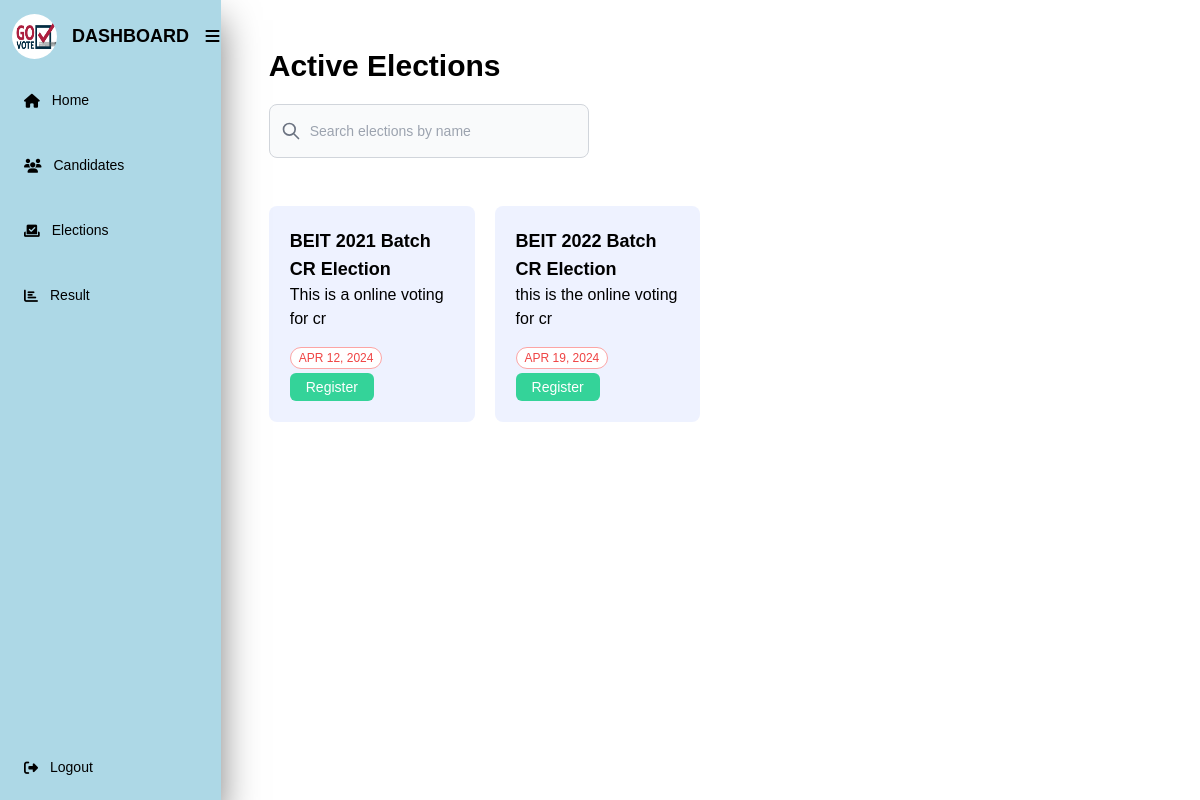
/elections/ (signed in), run on an earlier commit of the app's database.
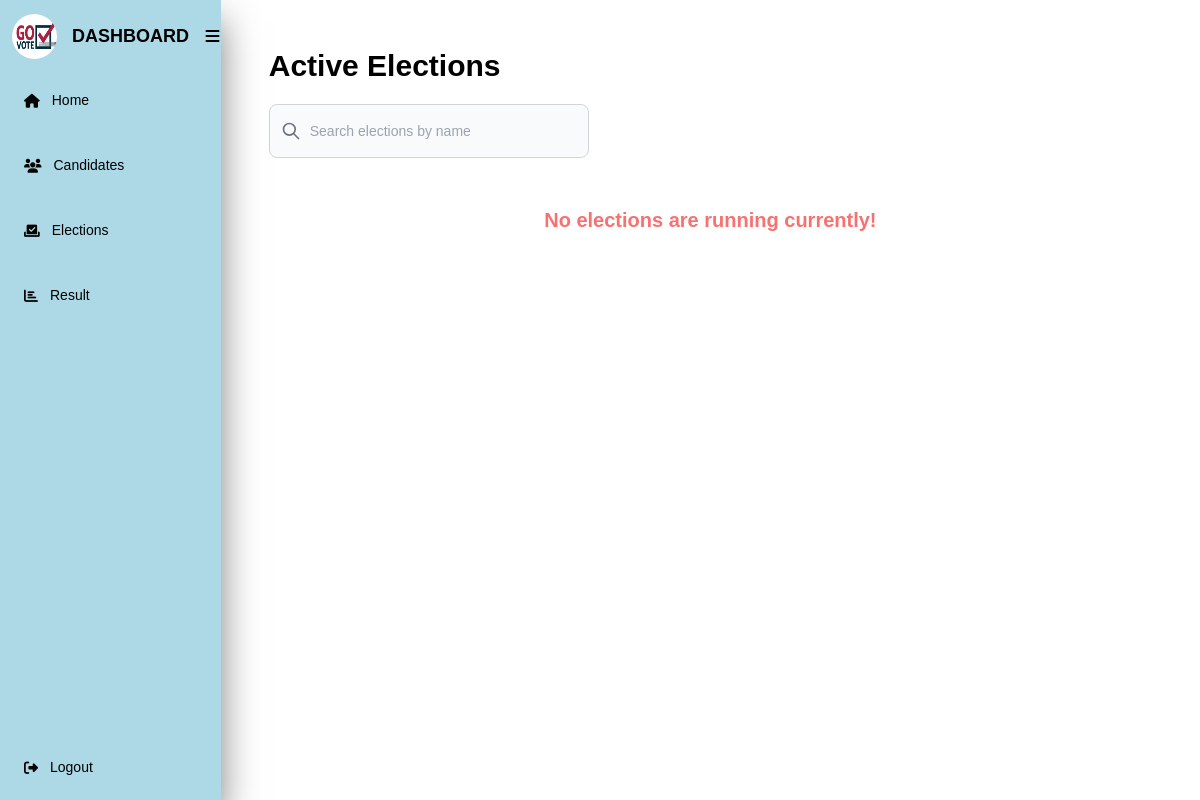
And on a later commit of the database.
### polls/models.py (models this page shows)
class Election(models.Model):
    name = models.CharField(max_length=200)
    description = models.TextField()
    start_date = models.DateTimeField()
    end_date = models.DateTimeField()
    created_at = models.DateTimeField(auto_now_add=True)
    updated_at = models.DateTimeField(auto_now=True)

### polls/views.py (the view)
# urls.py: path('elections/', views.elections, name='elections'),
@login_required(login_url='/login/')
def elections(request):
    elections = Election.objects.all().annotate(
        candidates_count=Count('candidates'),
        voters_count=Count('voters'),
        votes_count=Count('votes'),
        is_voted=Count('votes', filter=Q(votes__voter=request.user)),
        is_allowed_to_vote=Count(
            'voters', filter=Q(voters__voter=request.user)),
        is_candidate=Count('candidates', filter=Q(
            candidates__candidate=request.user)),
        is_election_admin=Count('admins', filter=Q(admins__admin=request.user))
    ).filter(
        Q(start_date__lte=timezone.now()) & Q(end_date__gte=timezone.now())
    )
    current_user = request.user
    return render(request, 'elections.html', {
        'elections': elections,
        'user': current_user
    })

### polls/templates/elections.html (shortened to what the changed rows need)
{% load static %}
<!DOCTYPE html>
<html lang="en">
<head>
    <link rel="stylesheet" href="{% static 'css/dashboard.css' %}" />
    <link rel="stylesheet" href="https://cdnjs.cloudflare.com/ajax/libs/font-awesome/5.15.4/css/all.min.css" />
    <link rel="stylesheet" href="https://cdnjs.cloudflare.com/ajax/libs/tailwindcss/2.2.19/tailwind.min.css" />
</head>
<body>
    <div class="flex">
        <div class="flex flex-col h-screen w-full bg-white px-12 py-12">
            <h1 class="capitalize col-span-12 text-left mb-5 text-3xl font-bold">
                Active Elections
              </h1>
              <form class="col-span-12 md:col-span-6">
                <div class="relative">
                </div>
              </form>
              {% if elections|length == 0 %}
              <h2
                class="col-span-12 h-full text-center text-red-400 text-xl font-bold my-12"
              >
                No elections are running currently!
              </h2>
              {% else %}
              <div class="col-span-12 grid grid-cols-12 gap-5 mt-12">
                {% for election in elections %}
                <div
                  class="col-span-12 md:col-span-4 lg:col-span-3 sm:flex bg-indigo-50 rounded-lg p-5 gap-5 h-full border border-transparent cursor-pointer hover:shadow-lg hover:border-indigo-300"
                >
                  <div class="text-left mt-3 sm:mt-0">
                    <h2 class="text-lg font-semibold">
                      {{ election.name }}
                    </h2>
                    <span class="block mb-4">{{ election.description }}</span>
                    <div class="flex flex-wrap gap-1 items-center justify-between">
                      <div
                        class="rounded-full bg-white px-2 uppercase py-0.5 text-xs text-red-500 border border-red-300"
                      >
                        {{ election.end_date|date:"M d, Y" }}
                    </div>
                    <div>
                      {% if user.user_type == 'voter' %}
                    {% if not election.is_voted and election.is_allowed_to_vote %}
                      <a
                      href="{% url 'election_vote' election.id %}"
                      class="capitalize text-sm bg-green-400 hover:bg-green-500 text-white hover:text-white py-1 px-4 rounded-md cursor-pointer"
                      >
                      Go to vote
                    </a>
                    {% elif not election.is_voted and not election.is_allowed_to_vote %}
                     <form action="{% url 'election_voter_register' election.id %}" method="POST">
                       <button
                       class="capitalize text-sm bg-green-400 hover:bg-green-500 text-white hover:text-white py-1 px-4 rounded-md cursor-pointer"
                       >
                       Register
                      </button>
                    </form>
                    {% elif election.is_voted %}
                    <div
                        class="rounded-full disabled bg-white px-2 uppercase py-0.5 text-xs text-red-500 border border-red-300"
                      >
                        Voted
                    </div>
                    {% endif %}
                    {% endif %}
                  </div>
                    </div>
                  </div>
                </div>
                {% endfor %}
              </div>
            {% endif %}
        </div>
    </div>
</body>
</html></span>

What changed in the data, as far as the page shows it:
no longer on this page (row edited): Election: name "BEIT 2021 Batch CR Election", description "This is a online voting for cr", end_date "APR 12, 2024", shows "Register"
no longer on this page (row edited): Election: name "BEIT 2022 Batch CR Election", description "this is the online voting for cr", end_date "APR 19, 2024", shows "Register"
Also different on the page:
text now shown: "No elections are running currently!"
